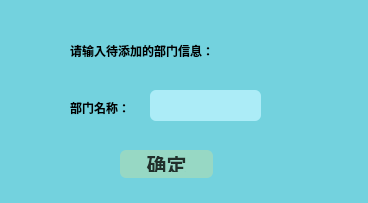
<?xml version="1.0" encoding="UTF-8"?>
<ui version="4.0">
 <class>adds</class>
 <widget class="QWidget" name="adds">
  <property name="geometry">
   <rect>
    <x>0</x>
    <y>0</y>
    <width>368</width>
    <height>203</height>
   </rect>
  </property>
  <property name="windowTitle">
   <string>Form</string>
  </property>
  <property name="styleSheet">
   <string notr="true">background-color: #73d2de</string>
  </property>
  <widget class="QLabel" name="label">
   <property name="geometry">
    <rect>
     <x>70</x>
     <y>30</y>
     <width>211</width>
     <height>41</height>
    </rect>
   </property>
   <property name="font">
    <font>
     <weight>75</weight>
     <bold>true</bold>
    </font>
   </property>
   <property name="text">
    <string>请输入待添加的部门信息：</string>
   </property>
  </widget>
  <widget class="QLabel" name="label_2">
   <property name="geometry">
    <rect>
     <x>70</x>
     <y>100</y>
     <width>72</width>
     <height>15</height>
    </rect>
   </property>
   <property name="font">
    <font>
     <weight>75</weight>
     <bold>true</bold>
    </font>
   </property>
   <property name="text">
    <string>部门名称：</string>
   </property>
  </widget>
  <widget class="QLineEdit" name="lineEdit">
   <property name="geometry">
    <rect>
     <x>150</x>
     <y>90</y>
     <width>111</width>
     <height>31</height>
    </rect>
   </property>
   <property name="styleSheet">
    <string notr="true">border-radius:6px;
font:bold 20px;
background-color:#acecf7;</string>
   </property>
  </widget>
  <widget class="QPushButton" name="pushButton">
   <property name="geometry">
    <rect>
     <x>120</x>
     <y>150</y>
     <width>93</width>
     <height>28</height>
    </rect>
   </property>
   <property name="styleSheet">
    <string notr="true">QPushButton{
            background-color:#97d8c4;
            order-style:outset;
            border-width:2px;
            border-radius:6px;
            border-color:white;
            font:bold 20px;
            color:rgba(0,0,0,200);
            padding:6px;
            }
QPushButton:pressed{
            background-color:#b2f7ef;
            border-color:white;
            border-style:inset;
            color:rgba(0,0,0,100);
            }
 QPushButton:hover{
            background-color:#b2f7ef;
            border-color:white;
            color:rgba(0,0,0,200);
            }</string>
   </property>
   <property name="text">
    <string>确定</string>
   </property>
  </widget>
 </widget>
 <resources/>
 <connections/>
</ui>
